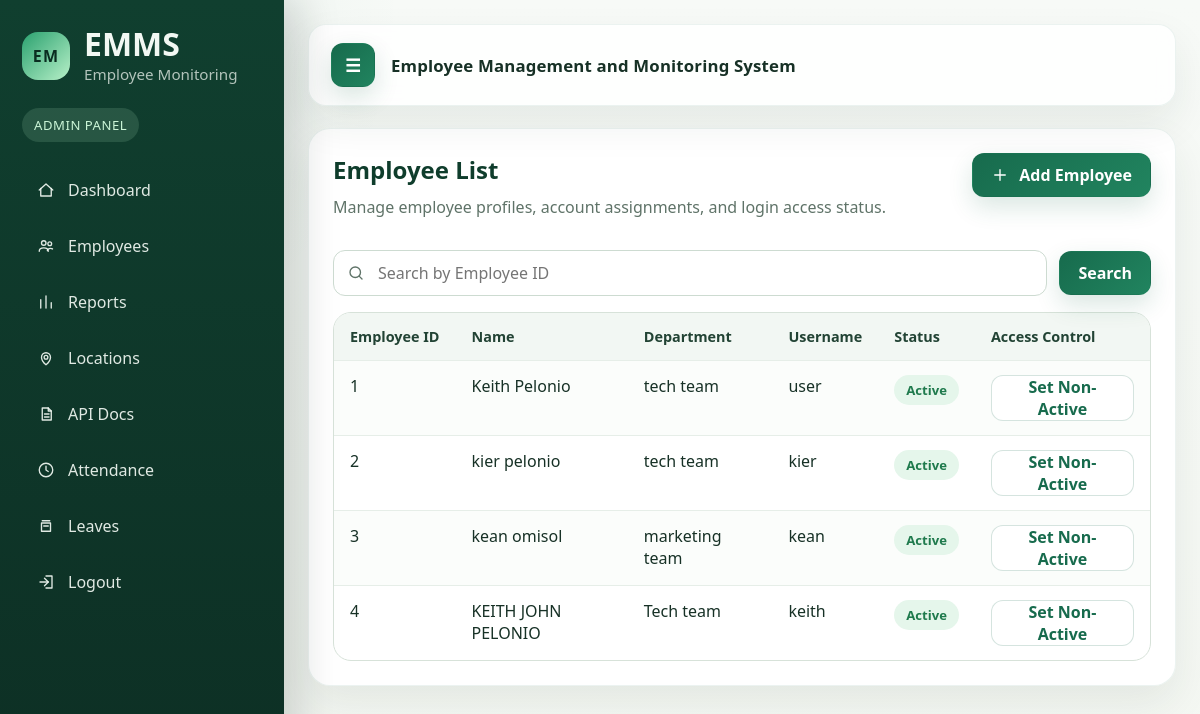
Screenshot of /employees/ (signed in) with the database file from the repository.
### EmployeeAttendance/models.py (models this page shows, shortened)
class Employee(models.Model):
    STATUS_ACTIVE = "Active"
    STATUS_NON_ACTIVE = "Non-Active"
    STATUS_CHOICES = [
        (STATUS_ACTIVE, "Active"),
        (STATUS_NON_ACTIVE, "Non-Active"),
    ]
    user = models.OneToOneField(User, on_delete=models.CASCADE, null=True, blank=True)
    employee_id = models.CharField(max_length=50, unique=True)
    name = models.CharField(max_length=150)
    department = models.CharField(max_length=100)
    status = models.CharField(max_length=20, choices=STATUS_CHOICES, default=STATUS_ACTIVE)

### EmployeeAttendance/views/employees.py (the view)
# urls.py: path("employees/", views.employee_list, name="employee_list"),
@login_required
@user_passes_test(is_admin)
def employee_list(request):
    employee_id_query = request.GET.get("employee_id", "").strip()
    employees = Employee.objects.select_related("user").order_by("employee_id")
    if employee_id_query:
        employees = employees.filter(employee_id__icontains=employee_id_query)
    context = {
        "employees": employees,
        "employee_id_query": employee_id_query,
    }
    return render(request, "employee_list.html", context)

### EmployeeAttendance/utils/auth.py (called while the page is built)
def is_admin(user):
    return user.is_superuser

### EmployeeAttendance/templates/employee_list.html (shortened to what this page needs)
{% extends "base.html" %}
{% block content %}
<section class="content-card employee-list-card">
    <div class="employee-toolbar">
        <div class="employee-intro">
            <h2>Employee List</h2>
            <p class="muted">Manage employee profiles, account assignments, and login access status.</p>
        </div>
        <div class="employee-toolbar-actions">
            <a href="{% url 'employee_add' %}" class="btn btn-icon">
                <svg viewBox="0 0 24 24" aria-hidden="true"><path d="M12 5v14"></path><path d="M5 12h14"></path></svg>
                <span>Add Employee</span>
            </a>
        </div>
    </div>
    <form method="get" class="employee-search-bar">
        <div class="filter-field employee-search-field">
            <span class="filter-icon" aria-hidden="true">
            </span>
            <input
                type="text"
                name="employee_id"
                placeholder="Search by Employee ID"
                value="{{ employee_id_query }}"
                aria-label="Search by Employee ID"
            >
        </div>
        <div class="employee-search-actions">
            <button type="submit" class="btn">Search</button>
        </div>
    </form>
    <div class="table-wrap">
        <table>
            <tr>
                <th>Employee ID</th>
                <th>Name</th>
                <th>Department</th>
                <th>Username</th>
                <th>Status</th>
                <th>Access Control</th>
            </tr>
            {% for employee in employees %}
            <tr>
                <td>{{ employee.employee_id }}</td>
                <td>{{ employee.name }}</td>
                <td>{{ employee.department }}</td>
                <td>{{ employee.user.username|default:"-" }}</td>
                <td>
                    {% if employee.status == "Active" %}
                        <span class="status completed">Active</span>
                    {% else %}
                        <span class="status rejected">Non-Active</span>
                    {% endif %}
                </td>
                <td>
                    <form method="post" action="{% url 'employee_toggle_status' employee.id %}">
                        {% if employee.status == "Active" %}
                            <button type="submit" class="btn btn-soft">Set Non-Active</button>
                        {% else %}
                            <button type="submit" class="btn">Set Active</button>
                        {% endif %}
                    </form>
                </td>
            </tr>
            {% empty %}
            <tr>
                <td colspan="6">No employees found.</td>
            </tr>
            {% endfor %}
        </table>
    </div>
</section>
{% endblock %}

### EmployeeAttendance/static/css/app.css (style rules this page uses)
:root { --bg: #f4f7f2; --panel: #ffffff; --panel-soft: #f8fbf8; --panel-tint: #eef5ef; --text: #173126; --muted: #5f7368; --line: #d7e2d9; --accent: #176b4d; --accent-strong: #0f5a40; --accent-soft: #e7f4ed; --danger: #b74646; --warning: #9a6b18; --success: #1f7a4d; --shadow: 0 18px 40px rgba(24, 57, 42, 0.08); }
* { box-sizing: border-box; }
html { font-size: 16px; }
body { margin: 0; min-height: 100vh; font-family: "Segoe UI", Tahoma, Geneva, Verdana, sans-serif; color: var(--text); background: radial-gradient(circle at top left, rgba(23, 107, 77, 0.08), transparent 28%), linear-gradient(180deg, #f7faf7 0%, var(--bg) 100%); }
a { color: inherit; text-decoration: none; }
button, input, select, textarea { font: inherit; }
button, .btn { display: inline-flex; align-items: center; justify-content: center; gap: 10px; min-height: 44px; padding: 0 18px; border: 1px solid transparent; border-radius: 12px; background: linear-gradient(135deg, var(--accent) 0%, #21845f 100%); color: #ffffff; font-weight: 600; cursor: pointer; transition: transform 0.18s ease, box-shadow 0.18s ease, background 0.18s ease; box-shadow: 0 10px 24px rgba(23, 107, 77, 0.16); }
.btn-soft { background: #ffffff; color: var(--accent); border-color: rgba(23, 107, 77, 0.18); box-shadow: none; }
.btn-icon svg, .nav-icon svg { width: 18px; height: 18px; fill: none; stroke: currentColor; stroke-width: 1.8; stroke-linecap: round; stroke-linejoin: round; flex: 0 0 auto; }
.content-card { margin-bottom: 20px; padding: 24px; border: 1px solid rgba(23, 107, 77, 0.08); border-radius: 22px; background: rgba(255, 255, 255, 0.94); box-shadow: var(--shadow); overflow: hidden; }
.content-card h2, .content-card h3 { margin: 0 0 8px; color: #0f3d2c; }
.content-card p { margin: 0 0 12px; }
.muted { color: var(--muted); line-height: 1.65; }
.employee-toolbar { display: flex; flex-wrap: wrap; align-items: flex-start; justify-content: space-between; gap: 18px; }
.employee-intro { flex: 1 1 320px; min-width: 0; }
.employee-toolbar-actions { display: flex; align-items: center; justify-content: flex-end; flex: 0 0 auto; }
.employee-search-bar { display: flex; flex-wrap: wrap; align-items: center; gap: 12px; margin-top: 18px; }
.employee-search-field { flex: 1 1 420px; }
.employee-search-actions { display: flex; align-items: center; justify-content: flex-end; gap: 12px; margin-left: auto; }
.table-wrap { margin-top: 16px; width: 100%; overflow-x: auto; border: 1px solid var(--line); border-radius: 18px; background: #ffffff; }
table { width: 100%; min-width: 680px; border-collapse: collapse; }
th, td { padding: 14px 16px; border-bottom: 1px solid #e6eee8; text-align: left; vertical-align: top; }
th { background: #f2f7f3; color: #224334; font-size: 0.9rem; font-weight: 700; white-space: nowrap; }
tr:last-child td { border-bottom: none; }
tr:nth-child(even) td { background: #fbfdfb; }
.status { display: inline-flex; align-items: center; justify-content: center; padding: 6px 12px; border-radius: 999px; font-size: 0.82rem; font-weight: 700; white-space: nowrap; }
.status.approved, .status.completed { background: #e5f6eb; color: var(--success); }
form { max-width: 100%; }
input[type="text"], input[type="date"], input[type="month"], input[type="number"], input[type="password"], input[type="email"], select, textarea { width: 100%; min-height: 46px; padding: 11px 14px; border: 1px solid #cddbd1; border-radius: 12px; background: #ffffff; color: var(--text); outline: none; transition: border-color 0.18s ease, box-shadow 0.18s ease; }
.filter-field { position: relative; display: flex; align-items: center; min-width: 0; flex: 1 1 220px; }
.filter-field input, .filter-field select { width: 100%; padding-left: 44px; }
.filter-icon { position: absolute; left: 14px; display: inline-flex; align-items: center; justify-content: center; width: 18px; height: 18px; color: var(--muted); pointer-events: none; }
html { scroll-behavior: smooth; }

### rows the page displays
Employee: employee_id "1", name "Keith Pelonio", department "tech team", user.username "user", status "Active"
Employee: employee_id "2", name "kier pelonio", department "tech team", user.username "kier", status "Active"
Employee: employee_id "3", name "kean omisol", department "marketing team", user.username "kean", status "Active"
Employee: employee_id "4", name "KEITH JOHN PELONIO", department "Tech team", user.username "keith", status "Active"
